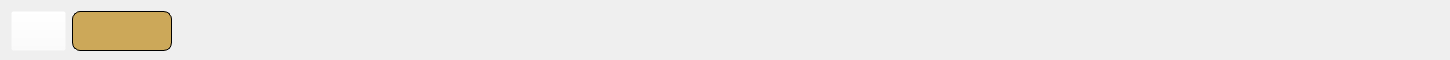
<?xml version="1.0" encoding="UTF-8"?>
<ui version="4.0">
 <class>QQChat</class>
 <widget class="QWidget" name="QQChat">
  <property name="geometry">
   <rect>
    <x>0</x>
    <y>0</y>
    <width>1450</width>
    <height>60</height>
   </rect>
  </property>
  <property name="minimumSize">
   <size>
    <width>1450</width>
    <height>60</height>
   </size>
  </property>
  <property name="maximumSize">
   <size>
    <width>1450</width>
    <height>60</height>
   </size>
  </property>
  <property name="windowTitle">
   <string>Form</string>
  </property>
  <layout class="QVBoxLayout" name="verticalLayout">
   <item>
    <layout class="QHBoxLayout" name="horizontalLayout">
     <item>
      <widget class="QPushButton" name="pushButton">
       <property name="minimumSize">
        <size>
         <width>0</width>
         <height>40</height>
        </size>
       </property>
       <property name="maximumSize">
        <size>
         <width>16777215</width>
         <height>40</height>
        </size>
       </property>
       <property name="font">
        <font>
         <family>方正粗黑宋简体</family>
         <pointsize>15</pointsize>
        </font>
       </property>
       <property name="styleSheet">
        <string notr="true">background-color: rgba(255, 255, 255, 0);</string>
       </property>
       <property name="text">
        <string/>
       </property>
      </widget>
     </item>
     <item>
      <widget class="QLabel" name="label">
       <property name="minimumSize">
        <size>
         <width>100</width>
         <height>40</height>
        </size>
       </property>
       <property name="maximumSize">
        <size>
         <width>16777215</width>
         <height>40</height>
        </size>
       </property>
       <property name="font">
        <font>
         <family>方正粗黑宋简体</family>
         <pointsize>15</pointsize>
        </font>
       </property>
       <property name="styleSheet">
        <string notr="true">color: rgb(255, 255, 255);border:1px solid ; border-radius: 8px;
background-color: rgb(204, 168, 89);</string>
       </property>
       <property name="text">
        <string/>
       </property>
       <property name="alignment">
        <set>Qt::AlignCenter</set>
       </property>
      </widget>
     </item>
     <item>
      <spacer name="horizontalSpacer">
       <property name="orientation">
        <enum>Qt::Horizontal</enum>
       </property>
       <property name="sizeHint" stdset="0">
        <size>
         <width>40</width>
         <height>20</height>
        </size>
       </property>
      </spacer>
     </item>
    </layout>
   </item>
  </layout>
 </widget>
 <resources/>
 <connections/>
</ui>
